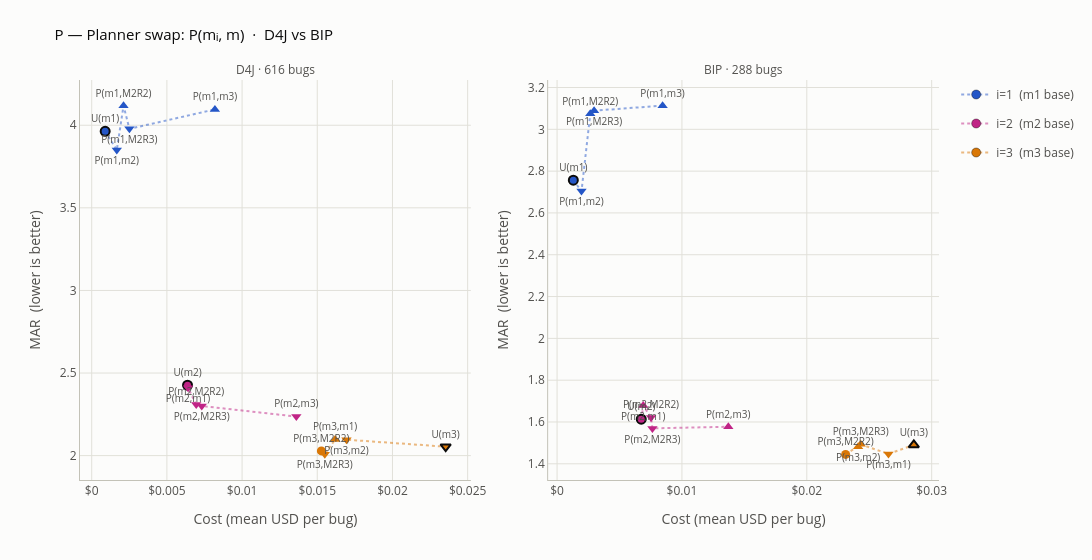
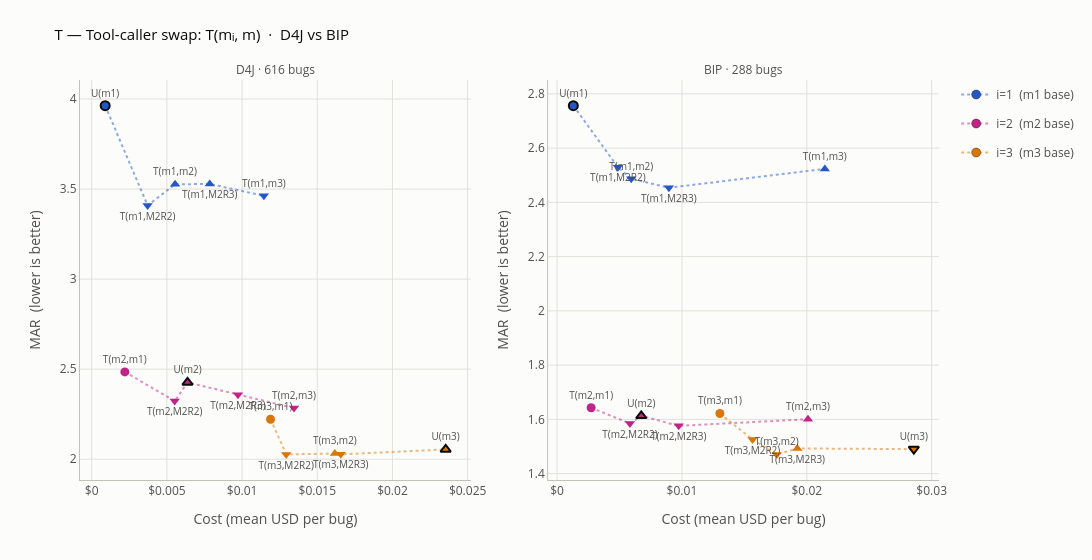
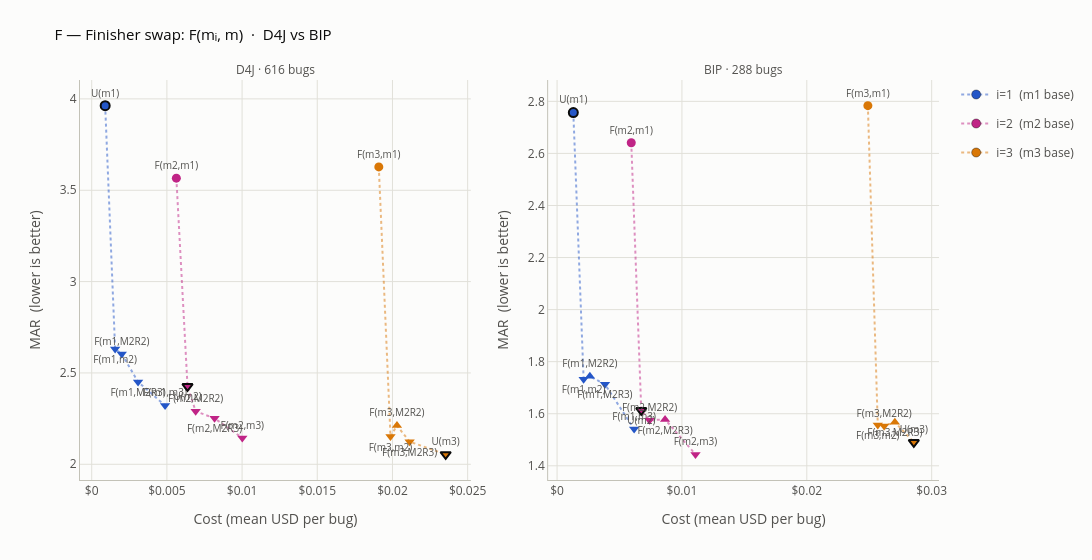

Notebook code for these charts, in order:
### Markdown cell above
### Both benchmarks — per-phase view, side by side

The per-phase pairs from the side-by-side section, repeated here: one figure per swapped phase $X$, D4J left / BIP right, each series a background tier $i$.

### Code cell
for fig in side_by_side_per_phase():
    save_fig(fig).show()

### Figure 1 — Plotly figure (JSON) as saved in the notebook; plotly's stock layout.template omitted (floating-point values rounded to 4 significant figures)
{"data": [{"customdata": [["M1R1-M1R1-M1R1", "U(m1)"], ["M2R1-M1R1-M1R1", "P(m1,m2)"], ["M2R2-M1R1-M1R1", "P(m1,M2R2)"], ["M2R3-M1R1-M1R1", "P(m1,M2R3)"], ["M3R1-M1R1-M1R1", "P(m1,m3)"]], "hovertemplate": "<b>%{customdata[1]}</b>  ·  %{customdata[0]}<br>MAR %{y:.3f}<br>Cost $%{x:.5f}/bug<extra>i=1  (m1 base)</extra>", "legendgroup": "i=1  (m1 base)", "line": {"color": "rgba(36,86,199,0.5)", "dash": "dot", "width": 2}, "marker": {"color": "#2456c7", "line": {"color": "#0b0b0b", "width": [2, 0, 0, 0, 0]}, "size": 9, "symbol": ["circle", "triangle-down", "triangle-up", "triangle-down", "triangle-up"]}, "mode": "lines+markers+text", "name": "i=1  (m1 base)", "showlegend": true, "text": ["U(m1)", "P(m1,m2)", "P(m1,M2R2)", "P(m1,M2R3)", "P(m1,m3)"], "textfont": {"color": "#52514e", "size": 10}, "textposition": ["top center", "bottom center", "top center", "bottom center", "top center"], "type": "scatter", "x": [0.0008955, 0.001669, 0.002117, 0.002506, 0.008193], "xaxis": "x", "y": [3.963, 3.85, 4.119, 3.978, 4.096], "yaxis": "y"}, {"customdata": [["M2R1-M2R1-M2R1", "U(m2)"], ["M1R1-M2R1-M2R1", "P(m2,m1)"], ["M2R2-M2R1-M2R1", "P(m2,M2R2)"], ["M2R3-M2R1-M2R1", "P(m2,M2R3)"], ["M3R1-M2R1-M2R1", "P(m2,m3)"]], "hovertemplate": "<b>%{customdata[1]}</b>  ·  %{customdata[0]}<br>MAR %{y:.3f}<br>Cost $%{x:.5f}/bug<extra>i=2  (m2 base)</extra>", "legendgroup": "i=2  (m2 base)", "line": {"color": "rgba(192,36,134,0.5)", "dash": "dot", "width": 2}, "marker": {"color": "#c02486", "line": {"color": "#0b0b0b", "width": [2, 0, 0, 0, 0]}, "size": 9, "symbol": ["circle", "triangle-down", "triangle-down", "triangle-down", "triangle-down"]}, "mode": "lines+markers+text", "name": "i=2  (m2 base)", "showlegend": true, "text": ["U(m2)", "P(m2,m1)", "P(m2,M2R2)", "P(m2,M2R3)", "P(m2,m3)"], "textfont": {"color": "#52514e", "size": 10}, "textposition": ["top center", "bottom center", "top center", "bottom center", "top center"], "type": "scatter", "x": [0.006372, 0.006408, 0.00695, 0.007318, 0.01361], "xaxis": "x", "y": [2.426, 2.41, 2.309, 2.3, 2.236], "yaxis": "y"}, {"customdata": [["M2R2-M3R1-M3R1", "P(m3,M2R2)"], ["M2R3-M3R1-M3R1", "P(m3,M2R3)"], ["M1R1-M3R1-M3R1", "P(m3,m1)"], ["M2R1-M3R1-M3R1", "P(m3,m2)"], ["M3R1-M3R1-M3R1", "U(m3)"]], "hovertemplate": "<b>%{customdata[1]}</b>  ·  %{customdata[0]}<br>MAR %{y:.3f}<br>Cost $%{x:.5f}/bug<extra>i=3  (m3 base)</extra>", "legendgroup": "i=3  (m3 base)", "line": {"color": "rgba(217,119,6,0.5)", "dash": "dot", "width": 2}, "marker": {"color": "#d97706", "line": {"color": "#0b0b0b", "width": [0, 0, 0, 0, 2]}, "size": 9, "symbol": ["circle", "triangle-down", "triangle-up", "triangle-down", "triangle-down"]}, "mode": "lines+markers+text", "name": "i=3  (m3 base)", "showlegend": true, "text": ["P(m3,M2R2)", "P(m3,M2R3)", "P(m3,m1)", "P(m3,m2)", "U(m3)"], "textfont": {"color": "#52514e", "size": 10}, "textposition": ["top center", "bottom center", "top center", "bottom center", "top center"], "type": "scatter", "x": [0.01527, 0.0155, 0.01619, 0.01694, 0.02354], "xaxis": "x", "y": [2.029, 2.008, 2.098, 2.096, 2.054], "yaxis": "y"}, {"customdata": [["M1R1-M1R1-M1R1", "U(m1)"], ["M2R1-M1R1-M1R1", "P(m1,m2)"], ["M2R2-M1R1-M1R1", "P(m1,M2R2)"], ["M2R3-M1R1-M1R1", "P(m1,M2R3)"], ["M3R1-M1R1-M1R1", "P(m1,m3)"]], "hovertemplate": "<b>%{customdata[1]}</b>  ·  %{customdata[0]}<br>MAR %{y:.3f}<br>Cost $%{x:.5f}/bug<extra>i=1  (m1 base)</extra>", "legendgroup": "i=1  (m1 base)", "line": {"color": "rgba(36,86,199,0.5)", "dash": "dot", "width": 2}, "marker": {"color": "#2456c7", "line": {"color": "#0b0b0b", "width": [2, 0, 0, 0, 0]}, "size": 9, "symbol": ["circle", "triangle-down", "triangle-up", "triangle-up", "triangle-up"]}, "mode": "lines+markers+text", "name": "i=1  (m1 base)", "showlegend": false, "text": ["U(m1)", "P(m1,m2)", "P(m1,M2R2)", "P(m1,M2R3)", "P(m1,m3)"], "textfont": {"color": "#52514e", "size": 10}, "textposition": ["top center", "bottom center", "top center", "bottom center", "top center"], "type": "scatter", "x": [0.001302, 0.001957, 0.002659, 0.002965, 0.008452], "xaxis": "x2", "y": [2.757, 2.704, 3.074, 3.089, 3.113], "yaxis": "y2"}, {"customdata": [["M2R1-M2R1-M2R1", "U(m2)"], ["M1R1-M2R1-M2R1", "P(m2,m1)"], ["M2R2-M2R1-M2R1", "P(m2,M2R2)"], ["M2R3-M2R1-M2R1", "P(m2,M2R3)"], ["M3R1-M2R1-M2R1", "P(m2,m3)"]], "hovertemplate": "<b>%{customdata[1]}</b>  ·  %{customdata[0]}<br>MAR %{y:.3f}<br>Cost $%{x:.5f}/bug<extra>i=2  (m2 base)</extra>", "legendgroup": "i=2  (m2 base)", "line": {"color": "rgba(192,36,134,0.5)", "dash": "dot", "width": 2}, "marker": {"color": "#c02486", "line": {"color": "#0b0b0b", "width": [2, 0, 0, 0, 0]}, "size": 9, "symbol": ["circle", "triangle-up", "triangle-down", "triangle-down", "triangle-up"]}, "mode": "lines+markers+text", "name": "i=2  (m2 base)", "showlegend": false, "text": ["U(m2)", "P(m2,m1)", "P(m2,M2R2)", "P(m2,M2R3)", "P(m2,m3)"], "textfont": {"color": "#52514e", "size": 10}, "textposition": ["top center", "bottom center", "top center", "bottom center", "top center"], "type": "scatter", "x": [0.006743, 0.006902, 0.007525, 0.007636, 0.01371], "xaxis": "x2", "y": [1.613, 1.679, 1.622, 1.569, 1.577], "yaxis": "y2"}, {"customdata": [["M2R2-M3R1-M3R1", "P(m3,M2R2)"], ["M2R1-M3R1-M3R1", "P(m3,m2)"], ["M2R3-M3R1-M3R1", "P(m3,M2R3)"], ["M1R1-M3R1-M3R1", "P(m3,m1)"], ["M3R1-M3R1-M3R1", "U(m3)"]], "hovertemplate": "<b>%{customdata[1]}</b>  ·  %{customdata[0]}<br>MAR %{y:.3f}<br>Cost $%{x:.5f}/bug<extra>i=3  (m3 base)</extra>", "legendgroup": "i=3  (m3 base)", "line": {"color": "rgba(217,119,6,0.5)", "dash": "dot", "width": 2}, "marker": {"color": "#d97706", "line": {"color": "#0b0b0b", "width": [0, 0, 0, 0, 2]}, "size": 9, "symbol": ["circle", "triangle-up", "triangle-up", "triangle-down", "triangle-up"]}, "mode": "lines+markers+text", "name": "i=3  (m3 base)", "showlegend": false, "text": ["P(m3,M2R2)", "P(m3,m2)", "P(m3,M2R3)", "P(m3,m1)", "U(m3)"], "textfont": {"color": "#52514e", "size": 10}, "textposition": ["top center", "bottom center", "top center", "bottom center", "top center"], "type": "scatter", "x": [0.02311, 0.02411, 0.02432, 0.02654, 0.02857], "xaxis": "x2", "y": [1.445, 1.482, 1.493, 1.447, 1.49], "yaxis": "y2"}], "layout": {"annotations": [{"font": {"color": "#52514e", "size": 12}, "showarrow": false, "text": "D4J · 616 bugs", "x": 0.2275, "xanchor": "center", "xref": "paper", "y": 1, "yanchor": "bottom", "yref": "paper"}, {"font": {"color": "#52514e", "size": 12}, "showarrow": false, "text": "BIP · 288 bugs", "x": 0.7725, "xanchor": "center", "xref": "paper", "y": 1, "yanchor": "bottom", "yref": "paper"}], "font": {"color": "#52514e", "size": 12}, "height": 560, "legend": {"bgcolor": "rgba(252,252,251,0.9)"}, "margin": {"r": 30, "t": 80}, "paper_bgcolor": "#fcfcfb", "plot_bgcolor": "#fcfcfb", "title": {"font": {"color": "#0b0b0b", "size": 15}, "text": "P — Planner swap: P(mᵢ, m)  ·  D4J vs BIP"}, "width": 1500, "xaxis": {"anchor": "y", "domain": [0, 0.455], "gridcolor": "#e1e0d9", "linecolor": "#c3c2b7", "tickprefix": "$", "title": {"text": "Cost (mean USD per bug)"}, "zeroline": false}, "xaxis2": {"anchor": "y2", "domain": [0.545, 1], "gridcolor": "#e1e0d9", "linecolor": "#c3c2b7", "tickprefix": "$", "title": {"text": "Cost (mean USD per bug)"}, "zeroline": false}, "yaxis": {"anchor": "x", "domain": [0, 1], "gridcolor": "#e1e0d9", "linecolor": "#c3c2b7", "title": {"text": "MAR  (lower is better)"}, "zeroline": false}, "yaxis2": {"anchor": "x2", "domain": [0, 1], "gridcolor": "#e1e0d9", "linecolor": "#c3c2b7", "title": {"text": "MAR  (lower is better)"}, "zeroline": false}}}

### Figure 2 — Plotly figure (JSON) as saved in the notebook; plotly's stock layout.template omitted (floating-point values rounded to 4 significant figures)
{"data": [{"customdata": [["M1R1-M1R1-M1R1", "U(m1)"], ["M1R1-M2R2-M1R1", "T(m1,M2R2)"], ["M1R1-M2R1-M1R1", "T(m1,m2)"], ["M1R1-M2R3-M1R1", "T(m1,M2R3)"], ["M1R1-M3R1-M1R1", "T(m1,m3)"]], "hovertemplate": "<b>%{customdata[1]}</b>  ·  %{customdata[0]}<br>MAR %{y:.3f}<br>Cost $%{x:.5f}/bug<extra>i=1  (m1 base)</extra>", "legendgroup": "i=1  (m1 base)", "line": {"color": "rgba(36,86,199,0.5)", "dash": "dot", "width": 2}, "marker": {"color": "#2456c7", "line": {"color": "#0b0b0b", "width": [2, 0, 0, 0, 0]}, "size": 9, "symbol": ["circle", "triangle-down", "triangle-up", "triangle-up", "triangle-down"]}, "mode": "lines+markers+text", "name": "i=1  (m1 base)", "showlegend": true, "text": ["U(m1)", "T(m1,M2R2)", "T(m1,m2)", "T(m1,M2R3)", "T(m1,m3)"], "textfont": {"color": "#52514e", "size": 10}, "textposition": ["top center", "bottom center", "top center", "bottom center", "top center"], "type": "scatter", "x": [0.0008955, 0.003716, 0.005544, 0.007849, 0.01145], "xaxis": "x", "y": [3.963, 3.409, 3.526, 3.529, 3.462], "yaxis": "y"}, {"customdata": [["M2R1-M1R1-M2R1", "T(m2,m1)"], ["M2R1-M2R2-M2R1", "T(m2,M2R2)"], ["M2R1-M2R1-M2R1", "U(m2)"], ["M2R1-M2R3-M2R1", "T(m2,M2R3)"], ["M2R1-M3R1-M2R1", "T(m2,m3)"]], "hovertemplate": "<b>%{customdata[1]}</b>  ·  %{customdata[0]}<br>MAR %{y:.3f}<br>Cost $%{x:.5f}/bug<extra>i=2  (m2 base)</extra>", "legendgroup": "i=2  (m2 base)", "line": {"color": "rgba(192,36,134,0.5)", "dash": "dot", "width": 2}, "marker": {"color": "#c02486", "line": {"color": "#0b0b0b", "width": [0, 0, 2, 0, 0]}, "size": 9, "symbol": ["circle", "triangle-down", "triangle-up", "triangle-down", "triangle-down"]}, "mode": "lines+markers+text", "name": "i=2  (m2 base)", "showlegend": true, "text": ["T(m2,m1)", "T(m2,M2R2)", "U(m2)", "T(m2,M2R3)", "T(m2,m3)"], "textfont": {"color": "#52514e", "size": 10}, "textposition": ["top center", "bottom center", "top center", "bottom center", "top center"], "type": "scatter", "x": [0.002204, 0.005517, 0.006372, 0.009724, 0.01345], "xaxis": "x", "y": [2.485, 2.323, 2.426, 2.358, 2.284], "yaxis": "y"}, {"customdata": [["M3R1-M1R1-M3R1", "T(m3,m1)"], ["M3R1-M2R2-M3R1", "T(m3,M2R2)"], ["M3R1-M2R1-M3R1", "T(m3,m2)"], ["M3R1-M2R3-M3R1", "T(m3,M2R3)"], ["M3R1-M3R1-M3R1", "U(m3)"]], "hovertemplate": "<b>%{customdata[1]}</b>  ·  %{customdata[0]}<br>MAR %{y:.3f}<br>Cost $%{x:.5f}/bug<extra>i=3  (m3 base)</extra>", "legendgroup": "i=3  (m3 base)", "line": {"color": "rgba(217,119,6,0.5)", "dash": "dot", "width": 2}, "marker": {"color": "#d97706", "line": {"color": "#0b0b0b", "width": [0, 0, 0, 0, 2]}, "size": 9, "symbol": ["circle", "triangle-down", "triangle-up", "triangle-down", "triangle-up"]}, "mode": "lines+markers+text", "name": "i=3  (m3 base)", "showlegend": true, "text": ["T(m3,m1)", "T(m3,M2R2)", "T(m3,m2)", "T(m3,M2R3)", "U(m3)"], "textfont": {"color": "#52514e", "size": 10}, "textposition": ["top center", "bottom center", "top center", "bottom center", "top center"], "type": "scatter", "x": [0.01189, 0.01293, 0.01617, 0.01657, 0.02354], "xaxis": "x", "y": [2.222, 2.027, 2.031, 2.027, 2.054], "yaxis": "y"}, {"customdata": [["M1R1-M1R1-M1R1", "U(m1)"], ["M1R1-M2R2-M1R1", "T(m1,M2R2)"], ["M1R1-M2R1-M1R1", "T(m1,m2)"], ["M1R1-M2R3-M1R1", "T(m1,M2R3)"], ["M1R1-M3R1-M1R1", "T(m1,m3)"]], "hovertemplate": "<b>%{customdata[1]}</b>  ·  %{customdata[0]}<br>MAR %{y:.3f}<br>Cost $%{x:.5f}/bug<extra>i=1  (m1 base)</extra>", "legendgroup": "i=1  (m1 base)", "line": {"color": "rgba(36,86,199,0.5)", "dash": "dot", "width": 2}, "marker": {"color": "#2456c7", "line": {"color": "#0b0b0b", "width": [2, 0, 0, 0, 0]}, "size": 9, "symbol": ["circle", "triangle-down", "triangle-down", "triangle-down", "triangle-up"]}, "mode": "lines+markers+text", "name": "i=1  (m1 base)", "showlegend": false, "text": ["U(m1)", "T(m1,M2R2)", "T(m1,m2)", "T(m1,M2R3)", "T(m1,m3)"], "textfont": {"color": "#52514e", "size": 10}, "textposition": ["top center", "bottom center", "top center", "bottom center", "top center"], "type": "scatter", "x": [0.001302, 0.004872, 0.00594, 0.008954, 0.02145], "xaxis": "x2", "y": [2.757, 2.53, 2.487, 2.454, 2.523], "yaxis": "y2"}, {"customdata": [["M2R1-M1R1-M2R1", "T(m2,m1)"], ["M2R1-M2R2-M2R1", "T(m2,M2R2)"], ["M2R1-M2R1-M2R1", "U(m2)"], ["M2R1-M2R3-M2R1", "T(m2,M2R3)"], ["M2R1-M3R1-M2R1", "T(m2,m3)"]], "hovertemplate": "<b>%{customdata[1]}</b>  ·  %{customdata[0]}<br>MAR %{y:.3f}<br>Cost $%{x:.5f}/bug<extra>i=2  (m2 base)</extra>", "legendgroup": "i=2  (m2 base)", "line": {"color": "rgba(192,36,134,0.5)", "dash": "dot", "width": 2}, "marker": {"color": "#c02486", "line": {"color": "#0b0b0b", "width": [0, 0, 2, 0, 0]}, "size": 9, "symbol": ["circle", "triangle-down", "triangle-up", "triangle-down", "triangle-up"]}, "mode": "lines+markers+text", "name": "i=2  (m2 base)", "showlegend": false, "text": ["T(m2,m1)", "T(m2,M2R2)", "U(m2)", "T(m2,M2R3)", "T(m2,m3)"], "textfont": {"color": "#52514e", "size": 10}, "textposition": ["top center", "bottom center", "top center", "bottom center", "top center"], "type": "scatter", "x": [0.002728, 0.005836, 0.006743, 0.00974, 0.02009], "xaxis": "x2", "y": [1.643, 1.585, 1.613, 1.576, 1.601], "yaxis": "y2"}, {"customdata": [["M3R1-M1R1-M3R1", "T(m3,m1)"], ["M3R1-M2R2-M3R1", "T(m3,M2R2)"], ["M3R1-M2R1-M3R1", "T(m3,m2)"], ["M3R1-M2R3-M3R1", "T(m3,M2R3)"], ["M3R1-M3R1-M3R1", "U(m3)"]], "hovertemplate": "<b>%{customdata[1]}</b>  ·  %{customdata[0]}<br>MAR %{y:.3f}<br>Cost $%{x:.5f}/bug<extra>i=3  (m3 base)</extra>", "legendgroup": "i=3  (m3 base)", "line": {"color": "rgba(217,119,6,0.5)", "dash": "dot", "width": 2}, "marker": {"color": "#d97706", "line": {"color": "#0b0b0b", "width": [0, 0, 0, 0, 2]}, "size": 9, "symbol": ["circle", "triangle-down", "triangle-down", "triangle-up", "triangle-down"]}, "mode": "lines+markers+text", "name": "i=3  (m3 base)", "showlegend": false, "text": ["T(m3,m1)", "T(m3,M2R2)", "T(m3,m2)", "T(m3,M2R3)", "U(m3)"], "textfont": {"color": "#52514e", "size": 10}, "textposition": ["top center", "bottom center", "top center", "bottom center", "top center"], "type": "scatter", "x": [0.01304, 0.01565, 0.01759, 0.01924, 0.02857], "xaxis": "x2", "y": [1.622, 1.526, 1.471, 1.493, 1.49], "yaxis": "y2"}], "layout": {"annotations": [{"font": {"color": "#52514e", "size": 12}, "showarrow": false, "text": "D4J · 616 bugs", "x": 0.2275, "xanchor": "center", "xref": "paper", "y": 1, "yanchor": "bottom", "yref": "paper"}, {"font": {"color": "#52514e", "size": 12}, "showarrow": false, "text": "BIP · 288 bugs", "x": 0.7725, "xanchor": "center", "xref": "paper", "y": 1, "yanchor": "bottom", "yref": "paper"}], "font": {"color": "#52514e", "size": 12}, "height": 560, "legend": {"bgcolor": "rgba(252,252,251,0.9)"}, "margin": {"r": 30, "t": 80}, "paper_bgcolor": "#fcfcfb", "plot_bgcolor": "#fcfcfb", "title": {"font": {"color": "#0b0b0b", "size": 15}, "text": "T — Tool-caller swap: T(mᵢ, m)  ·  D4J vs BIP"}, "width": 1500, "xaxis": {"anchor": "y", "domain": [0, 0.455], "gridcolor": "#e1e0d9", "linecolor": "#c3c2b7", "tickprefix": "$", "title": {"text": "Cost (mean USD per bug)"}, "zeroline": false}, "xaxis2": {"anchor": "y2", "domain": [0.545, 1], "gridcolor": "#e1e0d9", "linecolor": "#c3c2b7", "tickprefix": "$", "title": {"text": "Cost (mean USD per bug)"}, "zeroline": false}, "yaxis": {"anchor": "x", "domain": [0, 1], "gridcolor": "#e1e0d9", "linecolor": "#c3c2b7", "title": {"text": "MAR  (lower is better)"}, "zeroline": false}, "yaxis2": {"anchor": "x2", "domain": [0, 1], "gridcolor": "#e1e0d9", "linecolor": "#c3c2b7", "title": {"text": "MAR  (lower is better)"}, "zeroline": false}}}

### Figure 3 — Plotly figure (JSON) as saved in the notebook; plotly's stock layout.template omitted (floating-point values rounded to 4 significant figures)
{"data": [{"customdata": [["M1R1-M1R1-M1R1", "U(m1)"], ["M1R1-M1R1-M2R1", "F(m1,m2)"], ["M1R1-M1R1-M2R2", "F(m1,M2R2)"], ["M1R1-M1R1-M2R3", "F(m1,M2R3)"], ["M1R1-M1R1-M3R1", "F(m1,m3)"]], "hovertemplate": "<b>%{customdata[1]}</b>  ·  %{customdata[0]}<br>MAR %{y:.3f}<br>Cost $%{x:.5f}/bug<extra>i=1  (m1 base)</extra>", "legendgroup": "i=1  (m1 base)", "line": {"color": "rgba(36,86,199,0.5)", "dash": "dot", "width": 2}, "marker": {"color": "#2456c7", "line": {"color": "#0b0b0b", "width": [2, 0, 0, 0, 0]}, "size": 9, "symbol": ["circle", "triangle-down", "triangle-down", "triangle-down", "triangle-down"]}, "mode": "lines+markers+text", "name": "i=1  (m1 base)", "showlegend": true, "text": ["U(m1)", "F(m1,m2)", "F(m1,M2R2)", "F(m1,M2R3)", "F(m1,m3)"], "textfont": {"color": "#52514e", "size": 10}, "textposition": ["top center", "bottom center", "top center", "bottom center", "top center"], "type": "scatter", "x": [0.0008955, 0.001558, 0.001998, 0.003083, 0.004879], "xaxis": "x", "y": [3.963, 2.631, 2.604, 2.451, 2.322], "yaxis": "y"}, {"customdata": [["M2R1-M2R1-M1R1", "F(m2,m1)"], ["M2R1-M2R1-M2R1", "U(m2)"], ["M2R1-M2R1-M2R2", "F(m2,M2R2)"], ["M2R1-M2R1-M2R3", "F(m2,M2R3)"], ["M2R1-M2R1-M3R1", "F(m2,m3)"]], "hovertemplate": "<b>%{customdata[1]}</b>  ·  %{customdata[0]}<br>MAR %{y:.3f}<br>Cost $%{x:.5f}/bug<extra>i=2  (m2 base)</extra>", "legendgroup": "i=2  (m2 base)", "line": {"color": "rgba(192,36,134,0.5)", "dash": "dot", "width": 2}, "marker": {"color": "#c02486", "line": {"color": "#0b0b0b", "width": [0, 2, 0, 0, 0]}, "size": 9, "symbol": ["circle", "triangle-down", "triangle-down", "triangle-down", "triangle-down"]}, "mode": "lines+markers+text", "name": "i=2  (m2 base)", "showlegend": true, "text": ["F(m2,m1)", "U(m2)", "F(m2,M2R2)", "F(m2,M2R3)", "F(m2,m3)"], "textfont": {"color": "#52514e", "size": 10}, "textposition": ["top center", "bottom center", "top center", "bottom center", "top center"], "type": "scatter", "x": [0.005629, 0.006372, 0.006913, 0.008171, 0.01001], "xaxis": "x", "y": [3.566, 2.426, 2.29, 2.251, 2.145], "yaxis": "y"}, {"customdata": [["M3R1-M3R1-M1R1", "F(m3,m1)"], ["M3R1-M3R1-M2R1", "F(m3,m2)"], ["M3R1-M3R1-M2R2", "F(m3,M2R2)"], ["M3R1-M3R1-M2R3", "F(m3,M2R3)"], ["M3R1-M3R1-M3R1", "U(m3)"]], "hovertemplate": "<b>%{customdata[1]}</b>  ·  %{customdata[0]}<br>MAR %{y:.3f}<br>Cost $%{x:.5f}/bug<extra>i=3  (m3 base)</extra>", "legendgroup": "i=3  (m3 base)", "line": {"color": "rgba(217,119,6,0.5)", "dash": "dot", "width": 2}, "marker": {"color": "#d97706", "line": {"color": "#0b0b0b", "width": [0, 0, 0, 0, 2]}, "size": 9, "symbol": ["circle", "triangle-down", "triangle-up", "triangle-down", "triangle-down"]}, "mode": "lines+markers+text", "name": "i=3  (m3 base)", "showlegend": true, "text": ["F(m3,m1)", "F(m3,m2)", "F(m3,M2R2)", "F(m3,M2R3)", "U(m3)"], "textfont": {"color": "#52514e", "size": 10}, "textposition": ["top center", "bottom center", "top center", "bottom center", "top center"], "type": "scatter", "x": [0.01909, 0.01987, 0.0203, 0.02114, 0.02354], "xaxis": "x", "y": [3.628, 2.152, 2.212, 2.124, 2.054], "yaxis": "y"}, {"customdata": [["M1R1-M1R1-M1R1", "U(m1)"], ["M1R1-M1R1-M2R1", "F(m1,m2)"], ["M1R1-M1R1-M2R2", "F(m1,M2R2)"], ["M1R1-M1R1-M2R3", "F(m1,M2R3)"], ["M1R1-M1R1-M3R1", "F(m1,m3)"]], "hovertemplate": "<b>%{customdata[1]}</b>  ·  %{customdata[0]}<br>MAR %{y:.3f}<br>Cost $%{x:.5f}/bug<extra>i=1  (m1 base)</extra>", "legendgroup": "i=1  (m1 base)", "line": {"color": "rgba(36,86,199,0.5)", "dash": "dot", "width": 2}, "marker": {"color": "#2456c7", "line": {"color": "#0b0b0b", "width": [2, 0, 0, 0, 0]}, "size": 9, "symbol": ["circle", "triangle-down", "triangle-up", "triangle-down", "triangle-down"]}, "mode": "lines+markers+text", "name": "i=1  (m1 base)", "showlegend": false, "text": ["U(m1)", "F(m1,m2)", "F(m1,M2R2)", "F(m1,M2R3)", "F(m1,m3)"], "textfont": {"color": "#52514e", "size": 10}, "textposition": ["top center", "bottom center", "top center", "bottom center", "top center"], "type": "scatter", "x": [0.001302, 0.002126, 0.002626, 0.003837, 0.006172], "xaxis": "x2", "y": [2.757, 1.732, 1.744, 1.713, 1.541], "yaxis": "y2"}, {"customdata": [["M2R1-M2R1-M1R1", "F(m2,m1)"], ["M2R1-M2R1-M2R1", "U(m2)"], ["M2R1-M2R1-M2R2", "F(m2,M2R2)"], ["M2R1-M2R1-M2R3", "F(m2,M2R3)"], ["M2R1-M2R1-M3R1", "F(m2,m3)"]], "hovertemplate": "<b>%{customdata[1]}</b>  ·  %{customdata[0]}<br>MAR %{y:.3f}<br>Cost $%{x:.5f}/bug<extra>i=2  (m2 base)</extra>", "legendgroup": "i=2  (m2 base)", "line": {"color": "rgba(192,36,134,0.5)", "dash": "dot", "width": 2}, "marker": {"color": "#c02486", "line": {"color": "#0b0b0b", "width": [0, 2, 0, 0, 0]}, "size": 9, "symbol": ["circle", "triangle-down", "triangle-down", "triangle-up", "triangle-down"]}, "mode": "lines+markers+text", "name": "i=2  (m2 base)", "showlegend": false, "text": ["F(m2,m1)", "U(m2)", "F(m2,M2R2)", "F(m2,M2R3)", "F(m2,m3)"], "textfont": {"color": "#52514e", "size": 10}, "textposition": ["top center", "bottom center", "top center", "bottom center", "top center"], "type": "scatter", "x": [0.005942, 0.006743, 0.007405, 0.008648, 0.01109], "xaxis": "x2", "y": [2.641, 1.613, 1.575, 1.578, 1.444], "yaxis": "y2"}, {"customdata": [["M3R1-M3R1-M1R1", "F(m3,m1)"], ["M3R1-M3R1-M2R1", "F(m3,m2)"], ["M3R1-M3R1-M2R2", "F(m3,M2R2)"], ["M3R1-M3R1-M2R3", "F(m3,M2R3)"], ["M3R1-M3R1-M3R1", "U(m3)"]], "hovertemplate": "<b>%{customdata[1]}</b>  ·  %{customdata[0]}<br>MAR %{y:.3f}<br>Cost $%{x:.5f}/bug<extra>i=3  (m3 base)</extra>", "legendgroup": "i=3  (m3 base)", "line": {"color": "rgba(217,119,6,0.5)", "dash": "dot", "width": 2}, "marker": {"color": "#d97706", "line": {"color": "#0b0b0b", "width": [0, 0, 0, 0, 2]}, "size": 9, "symbol": ["circle", "triangle-down", "triangle-down", "triangle-up", "triangle-down"]}, "mode": "lines+markers+text", "name": "i=3  (m3 base)", "showlegend": false, "text": ["F(m3,m1)", "F(m3,m2)", "F(m3,M2R2)", "F(m3,M2R3)", "U(m3)"], "textfont": {"color": "#52514e", "size": 10}, "textposition": ["top center", "bottom center", "top center", "bottom center", "top center"], "type": "scatter", "x": [0.02489, 0.02568, 0.02619, 0.02705, 0.02857], "xaxis": "x2", "y": [2.783, 1.557, 1.553, 1.568, 1.49], "yaxis": "y2"}], "layout": {"annotations": [{"font": {"color": "#52514e", "size": 12}, "showarrow": false, "text": "D4J · 616 bugs", "x": 0.2275, "xanchor": "center", "xref": "paper", "y": 1, "yanchor": "bottom", "yref": "paper"}, {"font": {"color": "#52514e", "size": 12}, "showarrow": false, "text": "BIP · 288 bugs", "x": 0.7725, "xanchor": "center", "xref": "paper", "y": 1, "yanchor": "bottom", "yref": "paper"}], "font": {"color": "#52514e", "size": 12}, "height": 560, "legend": {"bgcolor": "rgba(252,252,251,0.9)"}, "margin": {"r": 30, "t": 80}, "paper_bgcolor": "#fcfcfb", "plot_bgcolor": "#fcfcfb", "title": {"font": {"color": "#0b0b0b", "size": 15}, "text": "F — Finisher swap: F(mᵢ, m)  ·  D4J vs BIP"}, "width": 1500, "xaxis": {"anchor": "y", "domain": [0, 0.455], "gridcolor": "#e1e0d9", "linecolor": "#c3c2b7", "tickprefix": "$", "title": {"text": "Cost (mean USD per bug)"}, "zeroline": false}, "xaxis2": {"anchor": "y2", "domain": [0.545, 1], "gridcolor": "#e1e0d9", "linecolor": "#c3c2b7", "tickprefix": "$", "title": {"text": "Cost (mean USD per bug)"}, "zeroline": false}, "yaxis": {"anchor": "x", "domain": [0, 1], "gridcolor": "#e1e0d9", "linecolor": "#c3c2b7", "title": {"text": "MAR  (lower is better)"}, "zeroline": false}, "yaxis2": {"anchor": "x2", "domain": [0, 1], "gridcolor": "#e1e0d9", "linecolor": "#c3c2b7", "title": {"text": "MAR  (lower is better)"}, "zeroline": false}}}
